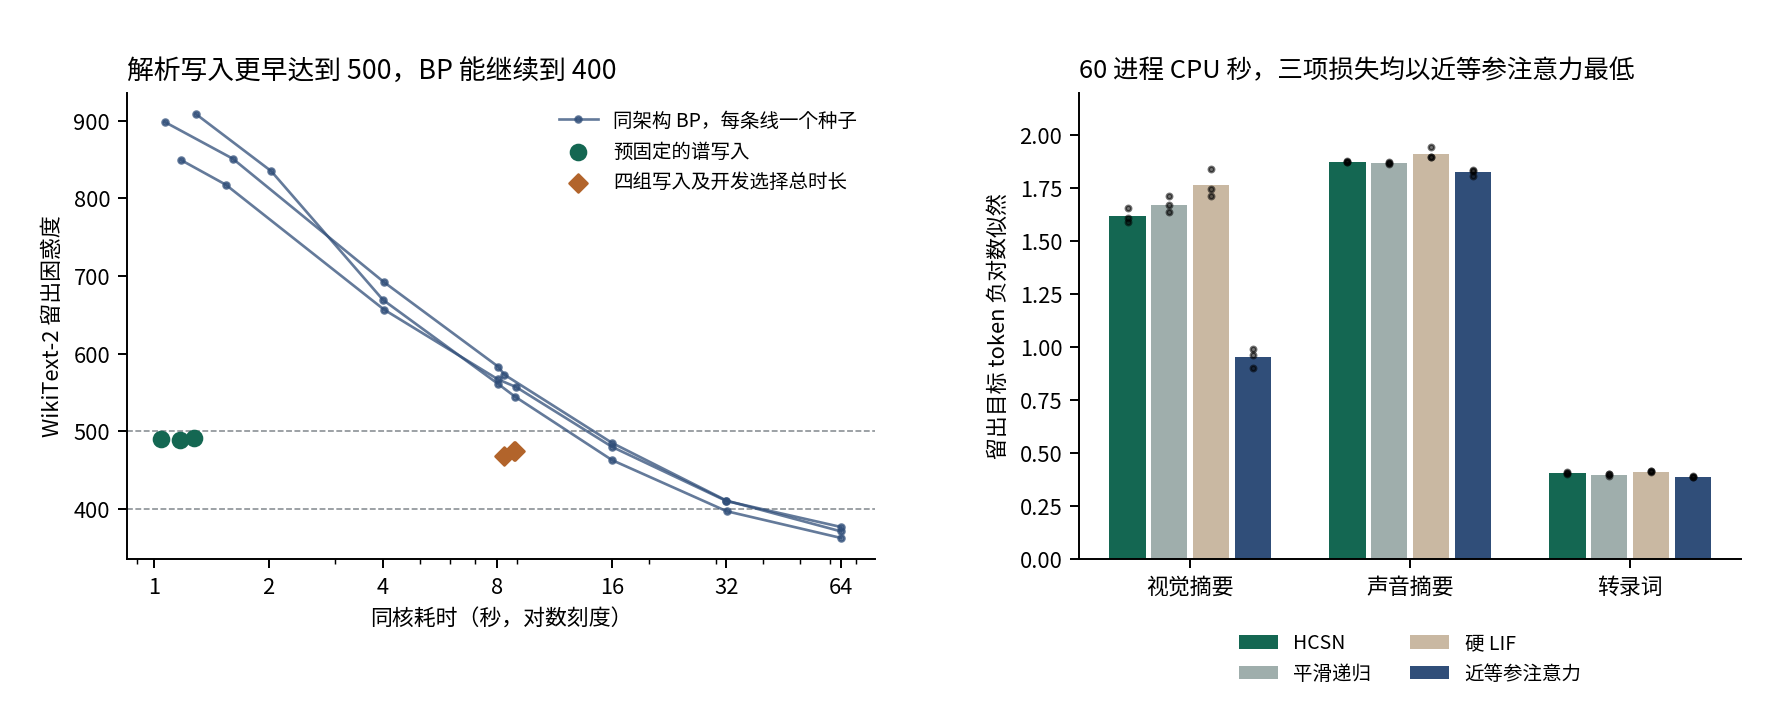

The script that saved this image:
"""Draw the registered language fit and three-target CPU comparisons from released endpoint files."""
import json
from pathlib import Path

import matplotlib
matplotlib.use('Agg')
import matplotlib.pyplot as plt
from matplotlib import font_manager
import numpy as np

directory=Path(__file__).resolve().parent
root=directory.parent
font_file='/usr/share/fonts/opentype/noto/NotoSansCJK-Regular.ttc'
if Path(font_file).is_file():
    font_manager.fontManager.addfont(font_file)
    plt.rcParams['font.family']=font_manager.FontProperties(fname=font_file).get_name()
plt.rcParams.update({'axes.spines.top':False,'axes.spines.right':False,'axes.unicode_minus':False,'font.size':9})
lang=json.loads((root/'spectral_write/terminal.json').read_text())['results']
dev=json.loads((root/'spectral_write/development.json').read_text())
tri=json.loads((root/'trimodal_decoder/paired/terminal.json').read_text())['rows']
fig,(a,b)=plt.subplots(1,2,figsize=(10.1,4.1),gridspec_kw={'width_ratios':[1.13,1]})
green='#146752';gold='#b2642b';blue='#304e79'
for idx,(seed,row) in enumerate(lang.items()):
    rec=dev[seed]['records']
    bp=row['bp']
    a.plot([x['training_wall_s'] for x in bp],[x['test']['ppl'] for x in bp],
           color=blue,alpha=.75,lw=1.1,marker='.',ms=5,label='同架构 BP，每条线一个种子' if idx==0 else None)
    a.scatter(rec[0]['wall_s'],row['fits'][row['fixed']]['scores']['normal']['ppl'],
              c=green,s=39,zorder=3,label='预固定的谱写入' if idx==0 else None)
    t=sum(r['wall_s']+r['validation_s'] for r in rec)
    a.scatter(t,row['fits'][row['chosen']]['scores']['normal']['ppl'],
              marker='D',c=gold,s=28,zorder=3,label='四组写入及开发选择总时长' if idx==0 else None)
for p in [400,500]:a.axhline(p,lw=.65,ls='--',color='#858b90',zorder=0)
a.set_xscale('log');a.set_xticks([1,2,4,8,16,32,64],labels=['1','2','4','8','16','32','64'])
a.set_xlabel('同核耗时（秒，对数刻度）');a.set_ylabel('WikiText-2 留出困惑度')
a.set_title('解析写入更早达到 500，BP 能继续到 400',loc='left',fontsize=11)
a.legend(fontsize=8,frameon=False,loc='upper right')
labels=['视觉摘要','声音摘要','转录词'];x=np.arange(3)
for j,(kind,name,color) in enumerate([('financial','HCSN',green),('smooth','平滑递归','#9faeac'),('lif','硬 LIF','#c9b8a2'),('sdpa_matched','近等参注意力',blue)]):
    arr=np.array([v['nll'] for k,v in tri.items() if k.startswith(kind+'-') and k.endswith('cpu60')])
    pos=x+(j-1.5)*.19
    b.bar(pos,arr.mean(0),width=.165,color=color,label=name)
    for z in arr:b.scatter(pos,z,s=5,color='black',alpha=.55,zorder=3)
b.set_xticks(x,labels);b.set_ylim(0,2.2);b.set_ylabel('留出目标 token 负对数似然')
b.set_title('60 进程 CPU 秒，三项损失均以近等参注意力最低',loc='left',fontsize=10.5)
b.legend(frameon=False,fontsize=8,ncol=2,loc='upper center',bbox_to_anchor=(.5,-.12))
fig.subplots_adjust(left=.072,right=.985,top=.87,bottom=.22,wspace=.29)
fig.savefig(directory/'task_comparison.png',dpi=175,facecolor='white')
